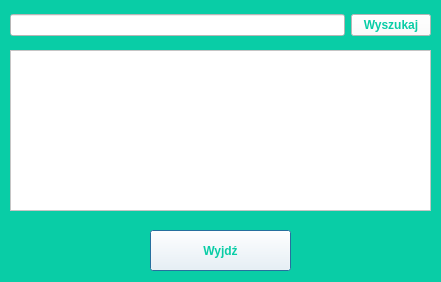
<?xml version="1.0" encoding="UTF-8"?>
<ui version="4.0">
 <class>przegladajKsiazki2</class>
 <widget class="QDialog" name="przegladajKsiazki2">
  <property name="geometry">
   <rect>
    <x>0</x>
    <y>0</y>
    <width>441</width>
    <height>282</height>
   </rect>
  </property>
  <property name="windowTitle">
   <string>Dialog</string>
  </property>
  <property name="styleSheet">
   <string notr="true">background-color: rgb(9, 205, 166);</string>
  </property>
  <widget class="QPushButton" name="przyciskWyjdz">
   <property name="geometry">
    <rect>
     <x>150</x>
     <y>230</y>
     <width>141</width>
     <height>41</height>
    </rect>
   </property>
   <property name="font">
    <font>
     <weight>75</weight>
     <bold>true</bold>
    </font>
   </property>
   <property name="styleSheet">
    <string notr="true">background-color: rgb(255, 255, 255);
color: rgb(9, 205, 166);</string>
   </property>
   <property name="text">
    <string>Wyjdź</string>
   </property>
  </widget>
  <widget class="QListWidget" name="listaDostepnychKsiazek2">
   <property name="geometry">
    <rect>
     <x>10</x>
     <y>50</y>
     <width>421</width>
     <height>161</height>
    </rect>
   </property>
   <property name="styleSheet">
    <string notr="true">background-color: rgb(255, 255, 255);</string>
   </property>
  </widget>
  <widget class="QWidget" name="layoutWidget">
   <property name="geometry">
    <rect>
     <x>10</x>
     <y>10</y>
     <width>421</width>
     <height>31</height>
    </rect>
   </property>
   <layout class="QHBoxLayout" name="horizontalLayout">
    <item>
     <widget class="QLineEdit" name="lineWyszukaj">
      <property name="styleSheet">
       <string notr="true">background-color: rgb(255, 255, 255);</string>
      </property>
     </widget>
    </item>
    <item>
     <widget class="QPushButton" name="przyciskWyszukaj">
      <property name="font">
       <font>
        <weight>75</weight>
        <bold>true</bold>
       </font>
      </property>
      <property name="styleSheet">
       <string notr="true">color: rgb(9, 205, 166);
background-color: rgb(255, 255, 255);</string>
      </property>
      <property name="text">
       <string>Wyszukaj</string>
      </property>
     </widget>
    </item>
   </layout>
  </widget>
 </widget>
 <resources/>
 <connections/>
</ui>
